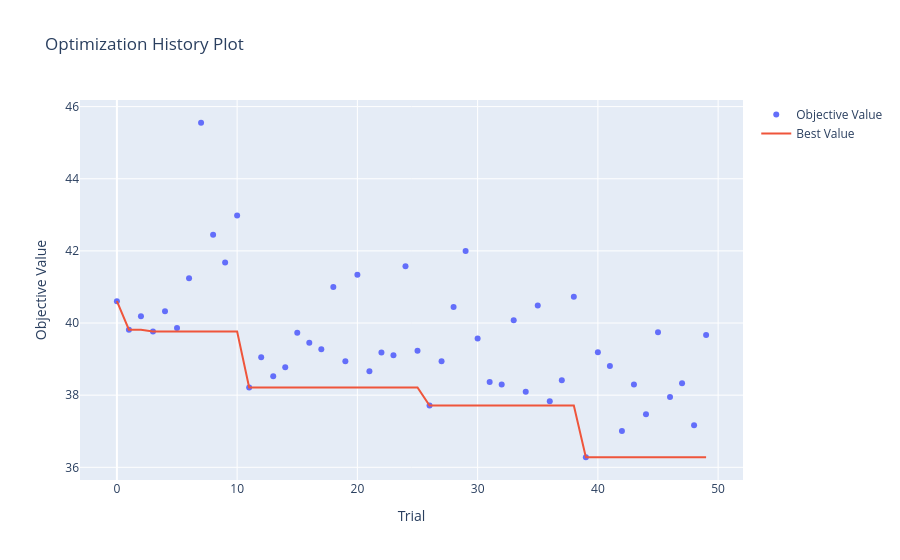
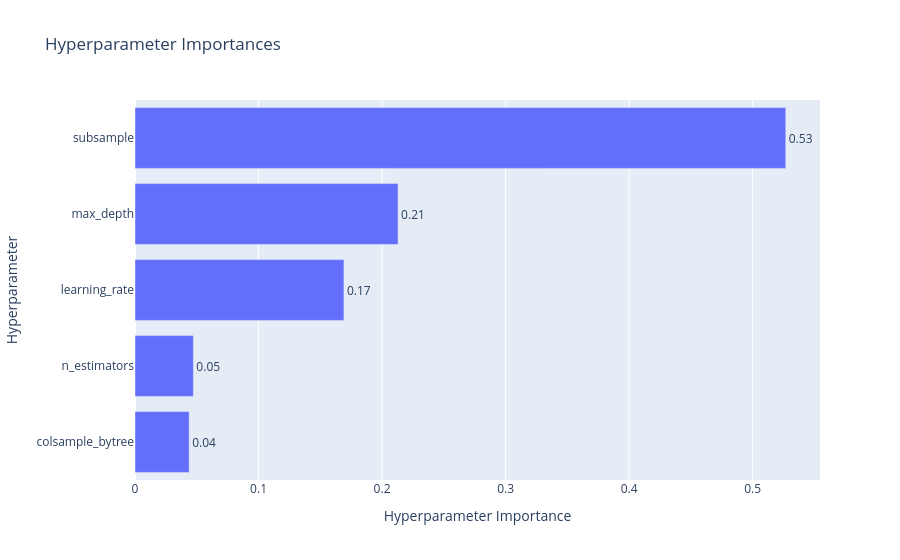

These figures' notebook cell, in order:
### Code cell
import optuna.visualization as vis
vis.plot_optimization_history(study).show()
vis.plot_param_importances(study).show()

### Figure 1 — Plotly figure (JSON) as saved in the notebook; plotly's stock layout.template omitted (floating-point values rounded to 4 significant figures)
{"data": [{"mode": "markers", "name": "Objective Value", "type": "scatter", "x": [0, 1, 2, 3, 4, 5, 6, 7, 8, 9, 10, 11, 12, 13, 14, 15, 16, 17, 18, 19, 20, 21, 22, 23, 24, 25, 26, 27, 28, 29, 30, 31, 32, 33, 34, 35, 36, 37, 38, 39, 40, 41, 42, 43, 44, 45, 46, 47, 48, 49], "y": [40.61, 39.82, 40.19, 39.77, 40.33, 39.87, 41.24, 45.55, 42.45, 41.68, 42.98, 38.21, 39.05, 38.52, 38.78, 39.73, 39.45, 39.27, 41.0, 38.94, 41.34, 38.66, 39.19, 39.11, 41.58, 39.23, 37.71, 38.94, 40.44, 42.0, 39.57, 38.37, 38.3, 40.08, 38.1, 40.49, 37.83, 38.41, 40.73, 36.28, 39.19, 38.81, 37.01, 38.3, 37.47, 39.74, 37.95, 38.33, 37.17, 39.67]}, {"mode": "lines", "name": "Best Value", "type": "scatter", "x": [0, 1, 2, 3, 4, 5, 6, 7, 8, 9, 10, 11, 12, 13, 14, 15, 16, 17, 18, 19, 20, 21, 22, 23, 24, 25, 26, 27, 28, 29, 30, 31, 32, 33, 34, 35, 36, 37, 38, 39, 40, 41, 42, 43, 44, 45, 46, 47, 48, 49], "y": [40.61, 39.82, 39.82, 39.77, 39.77, 39.77, 39.77, 39.77, 39.77, 39.77, 39.77, 38.21, 38.21, 38.21, 38.21, 38.21, 38.21, 38.21, 38.21, 38.21, 38.21, 38.21, 38.21, 38.21, 38.21, 38.21, 37.71, 37.71, 37.71, 37.71, 37.71, 37.71, 37.71, 37.71, 37.71, 37.71, 37.71, 37.71, 37.71, 36.28, 36.28, 36.28, 36.28, 36.28, 36.28, 36.28, 36.28, 36.28, 36.28, 36.28]}, {"marker": {"color": "#cccccc"}, "mode": "markers", "name": "Infeasible Trial", "showlegend": false, "type": "scatter", "x": [], "y": []}], "layout": {"title": {"text": "Optimization History Plot"}, "xaxis": {"title": {"text": "Trial"}}, "yaxis": {"title": {"text": "Objective Value"}}}}

### Figure 2 — Plotly figure (JSON) as saved in the notebook; plotly's stock layout.template omitted (floating-point values rounded to 4 significant figures)
{"data": [{"cliponaxis": false, "hovertemplate": ["colsample_bytree (FloatDistribution): 0.04385790520370246<extra></extra>", "n_estimators (IntDistribution): 0.0472508269426834<extra></extra>", "learning_rate (FloatDistribution): 0.16913784389351197<extra></extra>", "max_depth (IntDistribution): 0.21296409764412624<extra></extra>", "subsample (FloatDistribution): 0.5267893263159759<extra></extra>"], "name": "Objective Value", "orientation": "h", "text": ["0.04", "0.05", "0.17", "0.21", "0.53"], "textposition": "outside", "type": "bar", "x": [0.04386, 0.04725, 0.1691, 0.213, 0.5268], "y": ["colsample_bytree", "n_estimators", "learning_rate", "max_depth", "subsample"]}], "layout": {"title": {"text": "Hyperparameter Importances"}, "xaxis": {"title": {"text": "Hyperparameter Importance"}}, "yaxis": {"title": {"text": "Hyperparameter"}}}}
